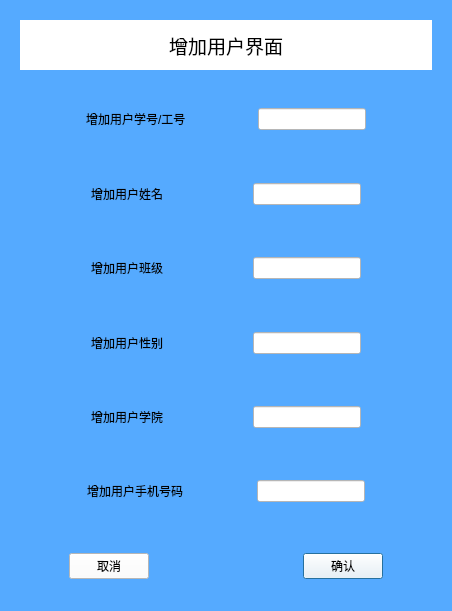
<?xml version="1.0" encoding="UTF-8"?>
<ui version="4.0">
 <class>AddUser</class>
 <widget class="QDialog" name="AddUser">
  <property name="geometry">
   <rect>
    <x>0</x>
    <y>0</y>
    <width>452</width>
    <height>611</height>
   </rect>
  </property>
  <property name="windowTitle">
   <string>增加用户</string>
  </property>
  <property name="styleSheet">
   <string notr="true">background-color: rgb(85, 170, 255);</string>
  </property>
  <layout class="QGridLayout" name="gridLayout_9">
   <item row="0" column="0">
    <widget class="QWidget" name="widget_9" native="true">
     <layout class="QGridLayout" name="gridLayout">
      <item row="0" column="0">
       <widget class="QLabel" name="label_9">
        <property name="font">
         <font>
          <pointsize>14</pointsize>
         </font>
        </property>
        <property name="styleSheet">
         <string notr="true">background-color: rgb(255, 255, 255);</string>
        </property>
        <property name="text">
         <string>增加用户界面</string>
        </property>
        <property name="alignment">
         <set>Qt::AlignCenter</set>
        </property>
       </widget>
      </item>
     </layout>
    </widget>
   </item>
   <item row="1" column="0">
    <widget class="QWidget" name="widget_6" native="true">
     <layout class="QGridLayout" name="gridLayout_2">
      <item row="0" column="0">
       <spacer name="horizontalSpacer_9">
        <property name="orientation">
         <enum>Qt::Horizontal</enum>
        </property>
        <property name="sizeHint" stdset="0">
         <size>
          <width>40</width>
          <height>20</height>
         </size>
        </property>
       </spacer>
      </item>
      <item row="0" column="1">
       <widget class="QLabel" name="label_6">
        <property name="text">
         <string>增加用户学号/工号</string>
        </property>
       </widget>
      </item>
      <item row="0" column="2">
       <spacer name="horizontalSpacer">
        <property name="orientation">
         <enum>Qt::Horizontal</enum>
        </property>
        <property name="sizeHint" stdset="0">
         <size>
          <width>40</width>
          <height>20</height>
         </size>
        </property>
       </spacer>
      </item>
      <item row="0" column="3">
       <widget class="QLineEdit" name="ID">
        <property name="styleSheet">
         <string notr="true">background-color: rgb(255, 255, 255);</string>
        </property>
       </widget>
      </item>
      <item row="0" column="4">
       <spacer name="horizontalSpacer_8">
        <property name="orientation">
         <enum>Qt::Horizontal</enum>
        </property>
        <property name="sizeHint" stdset="0">
         <size>
          <width>40</width>
          <height>20</height>
         </size>
        </property>
       </spacer>
      </item>
     </layout>
    </widget>
   </item>
   <item row="2" column="0">
    <widget class="QWidget" name="widget" native="true">
     <layout class="QGridLayout" name="gridLayout_3">
      <item row="0" column="0">
       <spacer name="horizontalSpacer_10">
        <property name="orientation">
         <enum>Qt::Horizontal</enum>
        </property>
        <property name="sizeHint" stdset="0">
         <size>
          <width>40</width>
          <height>20</height>
         </size>
        </property>
       </spacer>
      </item>
      <item row="0" column="1">
       <widget class="QLabel" name="label">
        <property name="text">
         <string>增加用户姓名    </string>
        </property>
       </widget>
      </item>
      <item row="0" column="2">
       <spacer name="horizontalSpacer_2">
        <property name="orientation">
         <enum>Qt::Horizontal</enum>
        </property>
        <property name="sizeHint" stdset="0">
         <size>
          <width>40</width>
          <height>20</height>
         </size>
        </property>
       </spacer>
      </item>
      <item row="0" column="3">
       <widget class="QLineEdit" name="name">
        <property name="styleSheet">
         <string notr="true">background-color: rgb(255, 255, 255);</string>
        </property>
       </widget>
      </item>
      <item row="0" column="4">
       <spacer name="horizontalSpacer_16">
        <property name="orientation">
         <enum>Qt::Horizontal</enum>
        </property>
        <property name="sizeHint" stdset="0">
         <size>
          <width>40</width>
          <height>20</height>
         </size>
        </property>
       </spacer>
      </item>
     </layout>
    </widget>
   </item>
   <item row="3" column="0">
    <widget class="QWidget" name="widget_3" native="true">
     <layout class="QGridLayout" name="gridLayout_8">
      <item row="0" column="0">
       <spacer name="horizontalSpacer_23">
        <property name="orientation">
         <enum>Qt::Horizontal</enum>
        </property>
        <property name="sizeHint" stdset="0">
         <size>
          <width>40</width>
          <height>20</height>
         </size>
        </property>
       </spacer>
      </item>
      <item row="0" column="2">
       <spacer name="horizontalSpacer_24">
        <property name="orientation">
         <enum>Qt::Horizontal</enum>
        </property>
        <property name="sizeHint" stdset="0">
         <size>
          <width>40</width>
          <height>20</height>
         </size>
        </property>
       </spacer>
      </item>
      <item row="0" column="3">
       <widget class="QLineEdit" name="classID">
        <property name="styleSheet">
         <string notr="true">background-color: rgb(255, 255, 255);</string>
        </property>
       </widget>
      </item>
      <item row="0" column="4">
       <spacer name="horizontalSpacer_25">
        <property name="orientation">
         <enum>Qt::Horizontal</enum>
        </property>
        <property name="sizeHint" stdset="0">
         <size>
          <width>40</width>
          <height>20</height>
         </size>
        </property>
       </spacer>
      </item>
      <item row="0" column="1">
       <widget class="QLabel" name="label_2">
        <property name="text">
         <string>增加用户班级    </string>
        </property>
       </widget>
      </item>
     </layout>
    </widget>
   </item>
   <item row="4" column="0">
    <widget class="QWidget" name="widget_7" native="true">
     <layout class="QGridLayout" name="gridLayout_4">
      <item row="0" column="3">
       <widget class="QLineEdit" name="gender">
        <property name="styleSheet">
         <string notr="true">background-color: rgb(255, 255, 255);</string>
        </property>
       </widget>
      </item>
      <item row="0" column="2">
       <spacer name="horizontalSpacer_3">
        <property name="orientation">
         <enum>Qt::Horizontal</enum>
        </property>
        <property name="sizeHint" stdset="0">
         <size>
          <width>40</width>
          <height>20</height>
         </size>
        </property>
       </spacer>
      </item>
      <item row="0" column="1">
       <widget class="QLabel" name="label_7">
        <property name="text">
         <string>增加用户性别    </string>
        </property>
       </widget>
      </item>
      <item row="0" column="4">
       <spacer name="horizontalSpacer_17">
        <property name="orientation">
         <enum>Qt::Horizontal</enum>
        </property>
        <property name="sizeHint" stdset="0">
         <size>
          <width>40</width>
          <height>20</height>
         </size>
        </property>
       </spacer>
      </item>
      <item row="0" column="0">
       <spacer name="horizontalSpacer_11">
        <property name="orientation">
         <enum>Qt::Horizontal</enum>
        </property>
        <property name="sizeHint" stdset="0">
         <size>
          <width>40</width>
          <height>20</height>
         </size>
        </property>
       </spacer>
      </item>
     </layout>
    </widget>
   </item>
   <item row="5" column="0">
    <widget class="QWidget" name="widget_8" native="true">
     <layout class="QGridLayout" name="gridLayout_5">
      <item row="0" column="0">
       <spacer name="horizontalSpacer_12">
        <property name="orientation">
         <enum>Qt::Horizontal</enum>
        </property>
        <property name="sizeHint" stdset="0">
         <size>
          <width>40</width>
          <height>20</height>
         </size>
        </property>
       </spacer>
      </item>
      <item row="0" column="1">
       <widget class="QLabel" name="label_8">
        <property name="text">
         <string>增加用户学院    </string>
        </property>
       </widget>
      </item>
      <item row="0" column="2">
       <spacer name="horizontalSpacer_4">
        <property name="orientation">
         <enum>Qt::Horizontal</enum>
        </property>
        <property name="sizeHint" stdset="0">
         <size>
          <width>40</width>
          <height>20</height>
         </size>
        </property>
       </spacer>
      </item>
      <item row="0" column="3">
       <widget class="QLineEdit" name="college">
        <property name="styleSheet">
         <string notr="true">background-color: rgb(255, 255, 255);</string>
        </property>
       </widget>
      </item>
      <item row="0" column="4">
       <spacer name="horizontalSpacer_18">
        <property name="orientation">
         <enum>Qt::Horizontal</enum>
        </property>
        <property name="sizeHint" stdset="0">
         <size>
          <width>40</width>
          <height>20</height>
         </size>
        </property>
       </spacer>
      </item>
     </layout>
    </widget>
   </item>
   <item row="6" column="0">
    <widget class="QWidget" name="widget_5" native="true">
     <layout class="QGridLayout" name="gridLayout_6">
      <item row="0" column="0">
       <spacer name="horizontalSpacer_13">
        <property name="orientation">
         <enum>Qt::Horizontal</enum>
        </property>
        <property name="sizeHint" stdset="0">
         <size>
          <width>40</width>
          <height>20</height>
         </size>
        </property>
       </spacer>
      </item>
      <item row="0" column="3">
       <widget class="QLineEdit" name="telphoneNum">
        <property name="styleSheet">
         <string notr="true">background-color: rgb(255, 255, 255);</string>
        </property>
       </widget>
      </item>
      <item row="0" column="4">
       <spacer name="horizontalSpacer_19">
        <property name="orientation">
         <enum>Qt::Horizontal</enum>
        </property>
        <property name="sizeHint" stdset="0">
         <size>
          <width>40</width>
          <height>20</height>
         </size>
        </property>
       </spacer>
      </item>
      <item row="0" column="2">
       <spacer name="horizontalSpacer_5">
        <property name="orientation">
         <enum>Qt::Horizontal</enum>
        </property>
        <property name="sizeHint" stdset="0">
         <size>
          <width>40</width>
          <height>20</height>
         </size>
        </property>
       </spacer>
      </item>
      <item row="0" column="1">
       <widget class="QLabel" name="label_5">
        <property name="text">
         <string>增加用户手机号码</string>
        </property>
       </widget>
      </item>
     </layout>
    </widget>
   </item>
   <item row="7" column="0">
    <widget class="QWidget" name="widget_2" native="true">
     <layout class="QGridLayout" name="gridLayout_7">
      <item row="0" column="2">
       <spacer name="horizontalSpacer_21">
        <property name="orientation">
         <enum>Qt::Horizontal</enum>
        </property>
        <property name="sizeHint" stdset="0">
         <size>
          <width>40</width>
          <height>20</height>
         </size>
        </property>
       </spacer>
      </item>
      <item row="0" column="6">
       <spacer name="horizontalSpacer_7">
        <property name="orientation">
         <enum>Qt::Horizontal</enum>
        </property>
        <property name="sizeHint" stdset="0">
         <size>
          <width>40</width>
          <height>20</height>
         </size>
        </property>
       </spacer>
      </item>
      <item row="0" column="0">
       <spacer name="horizontalSpacer_6">
        <property name="orientation">
         <enum>Qt::Horizontal</enum>
        </property>
        <property name="sizeHint" stdset="0">
         <size>
          <width>40</width>
          <height>20</height>
         </size>
        </property>
       </spacer>
      </item>
      <item row="0" column="3">
       <spacer name="horizontalSpacer_20">
        <property name="orientation">
         <enum>Qt::Horizontal</enum>
        </property>
        <property name="sizeHint" stdset="0">
         <size>
          <width>40</width>
          <height>20</height>
         </size>
        </property>
       </spacer>
      </item>
      <item row="0" column="5">
       <widget class="QPushButton" name="pushButton_2">
        <property name="styleSheet">
         <string notr="true">background-color: rgb(255, 255, 255);</string>
        </property>
        <property name="text">
         <string>确认</string>
        </property>
       </widget>
      </item>
      <item row="0" column="1">
       <widget class="QPushButton" name="pushButton">
        <property name="styleSheet">
         <string notr="true">background-color: rgb(255, 255, 255);</string>
        </property>
        <property name="text">
         <string>取消</string>
        </property>
       </widget>
      </item>
      <item row="0" column="4">
       <spacer name="horizontalSpacer_22">
        <property name="orientation">
         <enum>Qt::Horizontal</enum>
        </property>
        <property name="sizeHint" stdset="0">
         <size>
          <width>40</width>
          <height>20</height>
         </size>
        </property>
       </spacer>
      </item>
     </layout>
    </widget>
   </item>
  </layout>
 </widget>
 <resources/>
 <connections/>
</ui>
